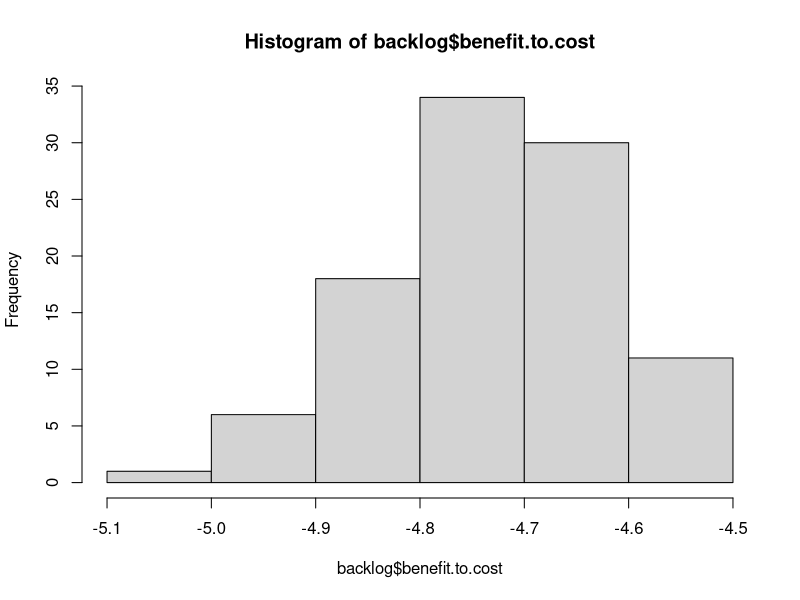
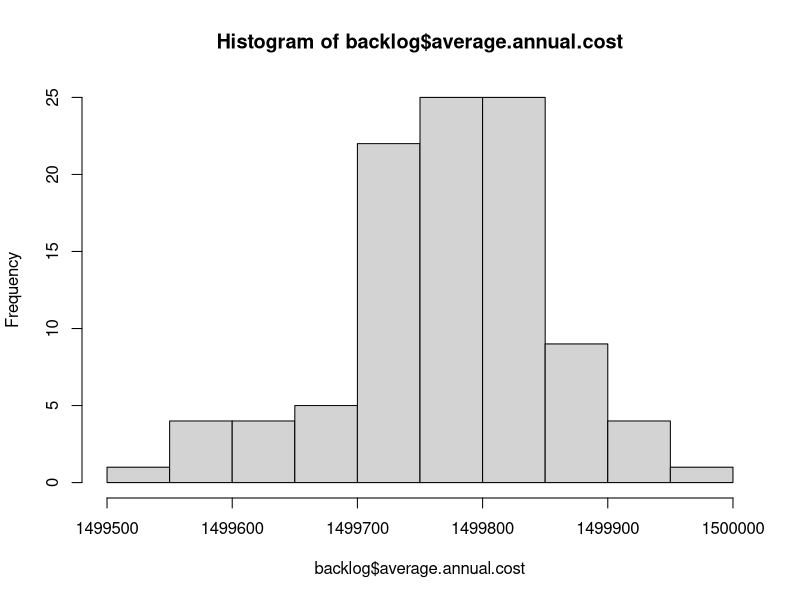
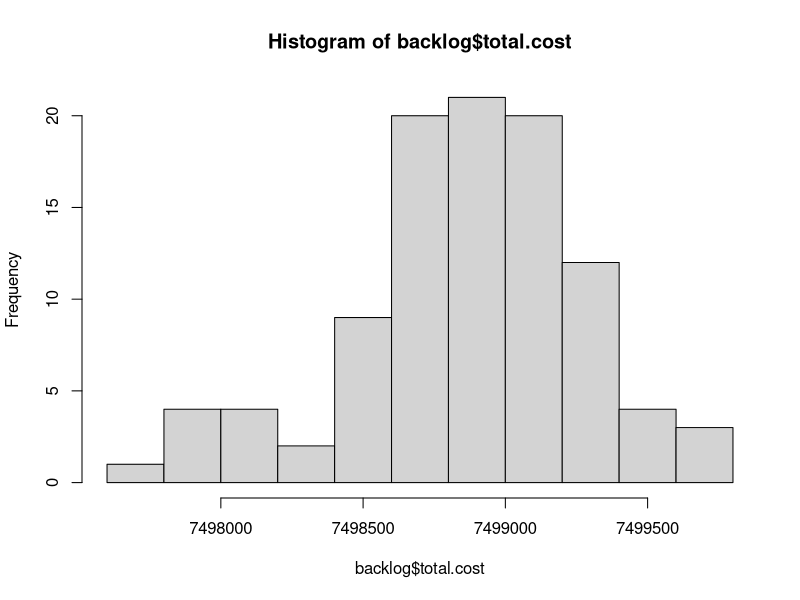
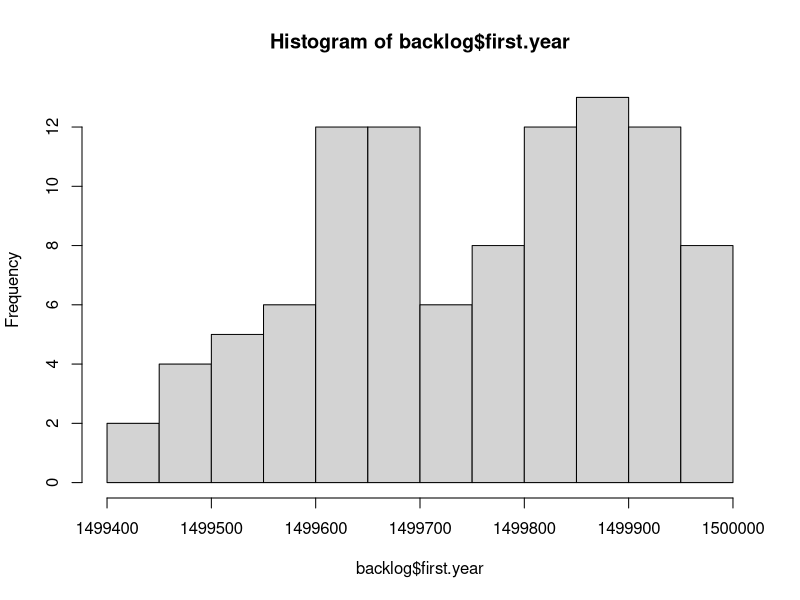

The R script that drew these images, in order: (Note: this script raises an error after producing the figures.)
# Read Me ####
# This code analyzes data from FST, the City's pavement consultant
# It models the cost and PCI degredation in order to optimize pavement decisions
# OCI value = PCI.  Note these scores are from November 2012.
# Created By Daniel Hadley

# Considerations: 
# 1. The knapsack approximates an optimal outcome, but needs to be inspected in cases where the 
# limit is low,E.g., http://oucsace.cs.ohiou.edu/~razvan/courses/cs4040/lecture16.pdf
# 2. The model makes assumptions about the differences in PCI reset of various treatment types.
# It assumes that patching only resets to PCI + 6, for example. 

library("plyr")


# Import data ####
setwd("K:/Somerstat/Common/Data/2014 StreetStat/PCI_Code")
# setwd ("~/Documents/Git/PCI_Code") #at home
d <- read.csv("PCI.csv")


# Create new variables #### 
d$sq.ft <- d$PavementWi * d$Length # Sq. Feet
d$sq.yd <- d$sq.ft * 0.111111 # Sq. Yards


# Functions needed for the model: ####
# f(Age) = PCI, f(PCI) = AGE, f(Age, Pave, Old PCI) = New PCI 
# f(PCI) = AGE, f(PCI) = Cost, f(knapsack) = pave 

# f(Age) = PCI
# Referenes below
# http://onlinepubs.trb.org/onlinepubs/conferences/2012/assetmgmt/presentations/Data-A-Ramirez-Flores-Chang-Albitres.pdf
# https://repository.tamu.edu/bitstream/handle/1969.1/ETD-TAMU-2009-05-317/DESHMUKH-THESIS.pdf?sequence=2
# http://www.mylongview.com/modules/showdocument.aspx?documentid=631
# See AnalyzePCI.R
PCIf <- function(AGE){ 
  PCI <- ifelse(d$Functional == "CO - Collector", 100 - (106/((log(79/AGE))^(1/.48))),
                ifelse(d$Functional == "AR - Arterial", 100 - (109/((log(88/AGE))^(1/.58))),
                       100 - (97/((log(110/AGE))^(1/.61)))
                ))
  return(PCI)
}


# f(PCI, Function, Sq.yd) = Cost 
Costf <- function(OCI, Functional, sq.yd){ 
  Cost <- ifelse((OCI >= 68) & (OCI < 88), 1.8,
         ifelse((OCI >= 47) & (OCI < 68), 18.50,
                ifelse((OCI >= 25) & (OCI < 47) & (Functional == "RT - Residential Local"), 76.80,
                       ifelse((OCI >= 25) & (OCI < 47) & (Functional == "RE - Residential Dead End"), 76.80,
                              ifelse((OCI >= 25) & (OCI < 47) & (Functional == "CO - Collector" ), 91.10,
                                     ifelse((OCI >= 25) & (OCI < 47) & (Functional == "AR - Arterial"), 91.10,
                                            ifelse((OCI >= 0) & (OCI < 25) & (Functional == "RT - Residential Local"), 139.80,
                                                   ifelse((OCI >= 0) & (OCI < 25) & (Functional == "RE - Residential Dead End"), 139.80,
                                                          ifelse((OCI >= 0) & (OCI < 25) & (Functional == "CO - Collector"), 147.70,
                                                                 ifelse((OCI >= 0) & (OCI < 25) & (Functional == "AR - Arterial"), 162.10,
                                                                        ifelse(OCI >= 88, 0, 360)))))))))))
  return(Cost*sq.yd)
}


#f(Pave, Previous Year's Moritorium) = Moritorium
Moritoriumf <- function(Pave, MoritoriumX){
  Moritorium <- ifelse(Pave == 1, 1, 
                       ifelse((MoritoriumX > 0) & (MoritoriumX < 3), 1 + MoritoriumX,
                              0 
                              ))
  return(Moritorium)
}


# f(PCI) = delta
# This takes the current PCI and calculates the difference between that and the PCI post treatment
# This is essentially the "value" in the knapsack algo
# The penultimate line ensures that during the moratorium (3 years after work is done), that
# street is not selected for maintenance yet
Deltaf <- function(OldOCI, sq.yd, Moratorium){ 
   Delta <- ifelse((OldOCI >= 68) & (OldOCI < 88) & (Moratorium == 0), ((OldOCI + 8) * sq.yd) - (OldOCI * sq.yd),
                   ifelse((OldOCI >= 47) & (OldOCI < 68) & (Moratorium == 0), ((OldOCI + 7) * sq.yd) - (OldOCI * sq.yd),
                   # why + 8 and +9: http//www.ci.san-ramon.ca.us/engr/pavement.html
                   ifelse((OldOCI >= 25) & (OldOCI < 47) & (Moratorium == 0), (96 * sq.yd) - (OldOCI * sq.yd),
                          ifelse(Moratorium != 0, 0, 
                          (100 * sq.yd) - (OldOCI * sq.yd)
                                 ))))                      
  return(Delta)
}


# # f(value, weight, limit ) = pave. This is the OLD Pave function
# # This is a greedy approximation to the Knapsack algorithm
# knapsack <- function(value, weight, limit){
#   benefit.to.cost <- value / weight #Create ratio
#   df = data.frame(value, weight, benefit.to.cost) # turn it into a DF
#   df$ID <- (1:nrow(df)) # add ID to resort later
#   df <- df[with(df, order(-benefit.to.cost)), ] # Sort by benefit.to.cost
#   rownames(df) <- NULL # Reset the row names for easier indexing
#   df$total.weight <- ifelse(cumsum(df$weight) <= limit, cumsum(df$weight), 0) # Add first items that fit
#   # I need to add a break here if nothing fits in the bag on the first pass
#   for(i in 2:nrow(df)){ #Start in row 2 because some values have been added above
#     df$total.weight[i] <- ifelse(df$weight[i] + df$total.weight[i-1] <= limit, # If adding won't go over limit
#                                  df$weight[i] + df$total.weight[i-1], df$total.weight[i-1]) # If it will, keep Weight the same
#   }
#   df$add <- 0
#   df$add[1] <- ifelse(df$total.weight[1] > 0, 1, 0)
#   for(i in 2:nrow(df)){ #Start in row 2 
#     df$add[i] <- ifelse(df$total.weight[i] > df$total.weight[i-1], 1, 0) # 1 if it has been added
#   }
#   df$add <- ifelse(df$benefit.to.cost == 0, 0, df$add) #To avoid paving streets under moratorium
#   df$add <- ifelse(df$value == 0, 0, df$add)
#   df <- df[with(df, order(ID)), ] # Resort by ID
#   rownames(df) <- NULL # Reset the row names for easier indexing
#   return(df$add)
# }


# f(value, weight, limit preventive maintenance, limit reconstruction) = pave. This is the basic Pave function
# This is a greedy approximation to the Knapsack algorithm
knapsack <- function(value, weight, limitPM, limitR, PCI){
  benefit.to.cost <- value / weight #Create ratio
  df = data.frame(value, weight, benefit.to.cost, PCI) # turn it into a DF
  df$ID <- (1:nrow(df)) # add ID to resort later
  df <- df[with(df, order(-benefit.to.cost)), ] # Sort by benefit.to.cost
  rownames(df) <- NULL # Reset the row names for easier indexing
  df$total.weight <- ifelse(cumsum(df$weight) <= limitPM, cumsum(df$weight), 0) # Add first items that fit
  # I need to add a break here if nothing fits in the bag on the first pass
  for(i in 2:nrow(df)){ #Start in row 2 because some values have been added above
    df$total.weight[i] <- ifelse(df$weight[i] + df$total.weight[i-1] <= limitPM, # If adding won't go over limit
                                 df$weight[i] + df$total.weight[i-1], df$total.weight[i-1]) # If it will, keep Weight the same
  }
  df$add <- 0
  df$add[1] <- ifelse(df$total.weight[1] > 0, 1, 0)
  for(i in 2:nrow(df)){ #Start in row 2 
    df$add[i] <- ifelse(df$total.weight[i] > df$total.weight[i-1], 1, 0) # 1 if it has been added
  }
  df$add <- ifelse(df$benefit.to.cost == 0, 0, df$add) #To avoid paving streets under moratorium
  df$add <- ifelse(df$value == 0, 0, df$add)
  # Now do it all again for full reconstruction of the worst streets
  df <- df[with(df, order(PCI)), ] # Sort by PCI
  rownames(df) <- NULL # Reset the row names for easier indexing
  df$total.weight.a <- ifelse(cumsum(df$weight) <= limitR, cumsum(df$weight), 0) # Add first items that fit
  # I need to add a break here if nothing fits in the bag on the first pass
  for(i in 2:nrow(df)){ #Start in row 2 because some values have been added above
    df$total.weight.a[i] <- ifelse(df$weight[i] + df$total.weight.a[i-1] <= limitR, # If adding won't go over limit
                                 df$weight[i] + df$total.weight.a[i-1], df$total.weight.a[i-1]) # If it will, keep Weight the same
  }
  df$add.a <- 0
  df$add.a[1] <- ifelse(df$total.weight.a[1] > 0, 1, 0)
  for(i in 2:nrow(df)){ #Start in row 2 
    df$add.a[i] <- ifelse(df$total.weight.a[i] > df$total.weight.a[i-1], 1, 0) # 1 if it has been added
  }
  df$add.a <- ifelse(df$benefit.to.cost == 0, 0, df$add.a) #To avoid paving streets under moratorium
  df$add.a <- ifelse(df$value == 0, 0, df$add.a)
  # now resort
  df <- df[with(df, order(ID)), ] # Resort by ID
  rownames(df) <- NULL # Reset the row names for easier indexing
  df$pave <- ifelse((df$add == 1) | (df$add.a == 1), 1, 0)
  return(df$pave)
}


# f(Age, Pave, Old PCI) = New PCI
# See AnalyzePCI.R
NewPCIf <- function(AGE, Pave, OldOCI){
  NewPCI <- ifelse((OldOCI >= 68) & (OldOCI < 88) & (Pave == 1), OldOCI + 8,
                   # why + 7: http//www.ci.san-ramon.ca.us/engr/pavement.html
                   ifelse((OldOCI >= 47) & (OldOCI < 68) & (Pave == 1), OldOCI + 7,
                          ifelse((OldOCI >= 25) & (OldOCI < 47) & (Pave == 1), 96, 
                                 # http://www.mylongview.com/modules/showdocument.aspx?documentid=631
                                 ifelse((OldOCI >= 0) & (OldOCI < 25) & (Pave == 1), 100,
                                        ifelse((d$Functional == "CO - Collector") & (Pave == 0), 100 - (106/((log(79/AGE))^(1/.48))),
                                               ifelse((d$Functional == "AR - Arterial") & (Pave == 0), 100 - (109/((log(88/AGE))^(1/.58))),
                                                      100 - (97/((log(110/AGE))^(1/.61)))
                                 ))))))                      
  return(NewPCI)
}


# f(NewPCI) = New Age
Agef <- function(NewPCI){
  NewAge <- ifelse((d$Functional == "CO - Collector"), 79*(2.71828^(-9.37879/(100-NewPCI)^0.48)),
                   ifelse((d$Functional == "AR - Arterial"), 88*(2.71828^(-15.1952/(100-NewPCI)^0.58)),
                          110*(2.71828^(-16.2904/(100-NewPCI)^0.61))
                   ))
                   
  return(NewAge)
}


# Final model ####

  d$Age <- Agef(d$OCI) # Estimated age in Nov 2012
  d$backlog <- Costf(d$OCI, d$Functional, d$sq.yd) # Backlog in Nov 2012
  d$Moritorium <- 0 # Hold for three years between routine maintenance 
  d$Delta.a <- Deltaf(d$OCI, d$sq.yd, d$Moritorium) # Difference between old OCI and potential OCI
  d$Pave.a <- knapsack(d$Delta.a, d$backlog, 1000000, 1000000, d$OCI) # Pave or not in spring 2013
  d$cost.a <- ifelse(d$Pave.a == 1, Costf(d$OCI, d$Functional, d$sq.yd),0) #The cost to pave the selected streets
  d$Moritorium.a <- Moritoriumf(d$Pave.a, d$Moritorium) #if work has been done, hold for 3 years
  d$Age.Tmp <- (1 + d$Age) #Temporary to do the new PCI calculation
  d$PCI.a <-  NewPCIf(d$Age.Tmp, d$Pave.a, d$OCI)
  d$Age.a <- Agef(d$PCI.a) # The new "age" in Nov 2013. E.g., crack and seal streets are not brand new.
d$backlog.a <- Costf(d$PCI.a, d$Functional, d$sq.yd) #Backlog in Nov 2013
  d$Delta.b <- Deltaf(d$PCI.a, d$sq.yd, d$Moritorium.a)
  d$Pave.b <- knapsack(d$Delta.b, d$backlog.a, 1000000, 1000000, d$PCI.a)
  d$cost.b <- ifelse(d$Pave.b == 1, Costf(d$PCI.a, d$Functional, d$sq.yd),0)
  d$Moritorium.b <- Moritoriumf(d$Pave.b, d$Moritorium.a)
  d$Age.Tmp <- (1 + d$Age.a) 
  d$PCI.b <-  NewPCIf(d$Age.Tmp, d$Pave.b, d$PCI.a)
  d$Age.b <- Agef(d$PCI.b)
d$backlog.b <- Costf(d$PCI.b, d$Functional, d$sq.yd)
  d$Delta.c <- Deltaf(d$PCI.b, d$sq.yd, d$Moritorium.b)
  d$Pave.c <- knapsack(d$Delta.c, d$backlog.b, 1000000, 1000000, d$PCI.b)
  d$cost.c <- ifelse(d$Pave.c == 1, Costf(d$PCI.b, d$Functional, d$sq.yd),0)
  d$Moritorium.c <- Moritoriumf(d$Pave.c, d$Moritorium.b)
  d$Age.Tmp <- (1 + d$Age.b) 
  d$PCI.c <-  NewPCIf(d$Age.Tmp, d$Pave.c, d$PCI.b)
  d$Age.c <- Agef(d$PCI.c)
d$backlog.c <- Costf(d$PCI.c, d$Functional, d$sq.yd)
  d$Delta.d <- Deltaf(d$PCI.c, d$sq.yd, d$Moritorium.c)
  d$Pave.d <- knapsack(d$Delta.d, d$backlog.c, 1000000, 1000000, d$PCI.c)
  d$cost.d <- ifelse(d$Pave.d == 1, Costf(d$PCI.c, d$Functional, d$sq.yd),0)
  d$Moritorium.d <- Moritoriumf(d$Pave.d, d$Moritorium.c)
  d$Age.Tmp <- (1 + d$Age.c) 
  d$PCI.d <-  NewPCIf(d$Age.Tmp, d$Pave.d, d$PCI.c)
  d$Age.d <- Agef(d$PCI.d)
d$backlog.d <- Costf(d$PCI.d, d$Functional, d$sq.yd)
  d$Delta.e <- Deltaf(d$PCI.d, d$sq.yd, d$Moritorium.d)
  d$Pave.e <- knapsack(d$Delta.e, d$backlog.d, 1000000, 1000000, d$PCI.d)
  d$cost.e <- ifelse(d$Pave.e == 1, Costf(d$PCI.d, d$Functional, d$sq.yd),0)
  d$Moritorium.e <- Moritoriumf(d$Pave.e, d$Moritorium.d)
  d$Age.Tmp <- (1 + d$Age.d) 
  d$PCI.e <-  NewPCIf(d$Age.Tmp, d$Pave.e, d$PCI.d)
  d$Age.e <- Agef(d$PCI.e)
d$backlog.e <- Costf(d$PCI.e, d$Functional, d$sq.yd)


# Final model wrapped in a function ####

# f(n) = output
Modelf <- function(n){
  d$Age <- Agef(d$OCI) # Estimated age in Nov 2012
  d$backlog <- Costf(d$OCI, d$Functional, d$sq.yd) # Backlog in Nov 2012
  d$Moritorium <- 0 # Hold for three years between routine maintenance 
  d$Delta.a <- Deltaf(d$OCI, d$sq.yd, d$Moritorium) # Difference between old OCI and potential OCI
  d$Pave.a <- knapsack(d$Delta.a, d$backlog, 1000000, 1000000, d$OCI) # Pave or not in spring 2013
  d$cost.a <- ifelse(d$Pave.a == 1, Costf(d$OCI, d$Functional, d$sq.yd),0) #The cost to pave the selected streets
  d$Moritorium.a <- Moritoriumf(d$Pave.a, d$Moritorium) #if work has been done, hold for 3 years
  d$Age.Tmp <- (1 + d$Age) #Temporary to do the new PCI calculation
  d$PCI.a <-  NewPCIf(d$Age.Tmp, d$Pave.a, d$OCI)
  d$Age.a <- Agef(d$PCI.a) # The new "age" in Nov 2013. E.g., crack and seal streets are not brand new.
  d$backlog.a <- Costf(d$PCI.a, d$Functional, d$sq.yd) #Backlog in Nov 2013
  d$Delta.b <- Deltaf(d$PCI.a, d$sq.yd, d$Moritorium.a)
  d$Pave.b <- knapsack(d$Delta.b, d$backlog.a, 1000000, 1000000, d$PCI.a)
  d$cost.b <- ifelse(d$Pave.b == 1, Costf(d$PCI.a, d$Functional, d$sq.yd),0)
  d$Moritorium.b <- Moritoriumf(d$Pave.b, d$Moritorium.a)
  d$Age.Tmp <- (1 + d$Age.a) 
  d$PCI.b <-  NewPCIf(d$Age.Tmp, d$Pave.b, d$PCI.a)
  d$Age.b <- Agef(d$PCI.b)
  d$backlog.b <- Costf(d$PCI.b, d$Functional, d$sq.yd)
  d$Delta.c <- Deltaf(d$PCI.b, d$sq.yd, d$Moritorium.b)
  d$Pave.c <- knapsack(d$Delta.c, d$backlog.b, 1000000, 1000000, d$PCI.b)
  d$cost.c <- ifelse(d$Pave.c == 1, Costf(d$PCI.b, d$Functional, d$sq.yd),0)
  d$Moritorium.c <- Moritoriumf(d$Pave.c, d$Moritorium.b)
  d$Age.Tmp <- (1 + d$Age.b) 
  d$PCI.c <-  NewPCIf(d$Age.Tmp, d$Pave.c, d$PCI.b)
  d$Age.c <- Agef(d$PCI.c)
  d$backlog.c <- Costf(d$PCI.c, d$Functional, d$sq.yd)
  d$Delta.d <- Deltaf(d$PCI.c, d$sq.yd, d$Moritorium.c)
  d$Pave.d <- knapsack(d$Delta.d, d$backlog.c, 1000000, 1000000, d$PCI.c)
  d$cost.d <- ifelse(d$Pave.d == 1, Costf(d$PCI.c, d$Functional, d$sq.yd),0)
  d$Moritorium.d <- Moritoriumf(d$Pave.d, d$Moritorium.c)
  d$Age.Tmp <- (1 + d$Age.c) 
  d$PCI.d <-  NewPCIf(d$Age.Tmp, d$Pave.d, d$PCI.c)
  d$Age.d <- Agef(d$PCI.d)
  d$backlog.d <- Costf(d$PCI.d, d$Functional, d$sq.yd)
  d$Delta.e <- Deltaf(d$PCI.d, d$sq.yd, d$Moritorium.d)
  d$Pave.e <- knapsack(d$Delta.e, d$backlog.d, 1000000, 1000000, d$PCI.d)
  d$cost.e <- ifelse(d$Pave.e == 1, Costf(d$PCI.d, d$Functional, d$sq.yd),0)
  d$Moritorium.e <- Moritoriumf(d$Pave.e, d$Moritorium.d)
  d$Age.Tmp <- (1 + d$Age.d) 
  d$PCI.e <-  NewPCIf(d$Age.Tmp, d$Pave.e, d$PCI.d)
  d$Age.e <- Agef(d$PCI.e)
  d$backlog.e <- Costf(d$PCI.e, d$Functional, d$sq.yd)
#   Now create the outputs
backlog <- sum(d$backlog.e)
backlog.reduction <- (sum(d$backlog)) - (sum(d$backlog.e))
total.cost <- sum(d$cost.a, d$cost.b, d$cost.c, d$cost.d, d$cost.e)
benefit.to.cost <- backlog.reduction / total.cost
average.annual.cost <- ((sum(d$cost.a)) + (sum(d$cost.b)) + (sum(d$cost.c)) + 
                          (sum(d$cost.d)) + (sum(d$cost.e))) / 5
first.year <- sum(d$cost.a)
output <- list(backlog, backlog.reduction, total.cost, benefit.to.cost, average.annual.cost, first.year)
return(output)
}

Modelf(1)


# Stochastic Model for comparison ####
# f(value, weight, limit ) = pave. 
# This is a greedy approximation to the Knapsack algorithm
knapsack <- function(value, weight, limit){
  benefit.to.cost <- sample(1:573, 573, replace=F) #Instead of real ratio, make it random
  df = data.frame(value, weight, benefit.to.cost) # turn it into a DF
  df$ID <- (1:nrow(df)) # add ID to resort later
  df <- df[with(df, order(-benefit.to.cost)), ] # Sort by benefit.to.cost
  rownames(df) <- NULL # Reset the row names for easier indexing
  df$total.weight <- ifelse(cumsum(df$weight) <= limit, cumsum(df$weight), 0) # Add first items that fit
  # I need to add a break here if nothing fits in the bag on the first pass
  for(i in 2:nrow(df)){ #Start in row 2 because some values have been added above
    df$total.weight[i] <- ifelse(df$weight[i] + df$total.weight[i-1] <= limit, # If adding won't go over limit
                                 df$weight[i] + df$total.weight[i-1], df$total.weight[i-1]) # If it will, keep Weight the same
  }
  df$add <- 0
  df$add[1] <- ifelse(df$total.weight[1] > 0, 1, 0)
  for(i in 2:nrow(df)){ #Start in row 2 
    df$add[i] <- ifelse(df$total.weight[i] > df$total.weight[i-1], 1, 0) # 1 if it has been added
  }
  df <- df[with(df, order(ID)), ] # Resort by ID
  rownames(df) <- NULL # Reset the row names for easier indexing
  return(df$add)
}


Modelf <- function(n){
  d$Age <- Agef(d$OCI) # Estimated age in Nov 2012
  d$backlog <- Costf(d$OCI, d$Functional, d$sq.yd) # Backlog in Nov 2012
  d$Moritorium <- 0 # Hold for three years between routine maintenance 
  d$Delta.a <- Deltaf(d$OCI, d$sq.yd, d$Moritorium) # Difference between old OCI and potential OCI
  d$Pave.a <- knapsack(d$Delta.a, d$backlog, 1500000) # Pave or not in spring 2013
  d$cost.a <- ifelse(d$Pave.a == 1, Costf(d$OCI, d$Functional, d$sq.yd),0) #The cost to pave the selected streets
  d$Moritorium.a <- Moritoriumf(d$Pave.a, d$Moritorium) #if work has been done, hold for 3 years
  d$Age.Tmp <- (1 + d$Age) #Temporary to do the new PCI calculation
  d$PCI.a <-  NewPCIf(d$Age.Tmp, d$Pave.a, d$OCI)
  d$Age.a <- Agef(d$PCI.a) # The new "age" in Nov 2013. E.g., crack and seal streets are not brand new.
  d$backlog.a <- Costf(d$PCI.a, d$Functional, d$sq.yd) #Backlog in Nov 2013
  d$Delta.b <- Deltaf(d$PCI.a, d$sq.yd, d$Moritorium.a)
  d$Pave.b <- knapsack(d$Delta.b, d$backlog.a, 1500000)
  d$cost.b <- ifelse(d$Pave.b == 1, Costf(d$PCI.a, d$Functional, d$sq.yd),0)
  d$Moritorium.b <- Moritoriumf(d$Pave.b, d$Moritorium.a)
  d$Age.Tmp <- (1 + d$Age.a) 
  d$PCI.b <-  NewPCIf(d$Age.Tmp, d$Pave.b, d$PCI.a)
  d$Age.b <- Agef(d$PCI.b)
  d$backlog.b <- Costf(d$PCI.b, d$Functional, d$sq.yd)
  d$Delta.c <- Deltaf(d$PCI.b, d$sq.yd, d$Moritorium.b)
  d$Pave.c <- knapsack(d$Delta.c, d$backlog.b, 1500000)
  d$cost.c <- ifelse(d$Pave.c == 1, Costf(d$PCI.b, d$Functional, d$sq.yd),0)
  d$Moritorium.c <- Moritoriumf(d$Pave.c, d$Moritorium.b)
  d$Age.Tmp <- (1 + d$Age.b) 
  d$PCI.c <-  NewPCIf(d$Age.Tmp, d$Pave.c, d$PCI.b)
  d$Age.c <- Agef(d$PCI.c)
  d$backlog.c <- Costf(d$PCI.c, d$Functional, d$sq.yd)
  d$Delta.d <- Deltaf(d$PCI.c, d$sq.yd, d$Moritorium.c)
  d$Pave.d <- knapsack(d$Delta.d, d$backlog.c, 1500000)
  d$cost.d <- ifelse(d$Pave.d == 1, Costf(d$PCI.c, d$Functional, d$sq.yd),0)
  d$Moritorium.d <- Moritoriumf(d$Pave.d, d$Moritorium.c)
  d$Age.Tmp <- (1 + d$Age.c) 
  d$PCI.d <-  NewPCIf(d$Age.Tmp, d$Pave.d, d$PCI.c)
  d$Age.d <- Agef(d$PCI.d)
  d$backlog.d <- Costf(d$PCI.d, d$Functional, d$sq.yd)
  d$Delta.e <- Deltaf(d$PCI.d, d$sq.yd, d$Moritorium.d)
  d$Pave.e <- knapsack(d$Delta.e, d$backlog.d, 1500000)
  d$cost.e <- ifelse(d$Pave.e == 1, Costf(d$PCI.d, d$Functional, d$sq.yd),0)
  d$Moritorium.e <- Moritoriumf(d$Pave.e, d$Moritorium.d)
  d$Age.Tmp <- (1 + d$Age.d) 
  d$PCI.e <-  NewPCIf(d$Age.Tmp, d$Pave.e, d$PCI.d)
  d$Age.e <- Agef(d$PCI.e)
  d$backlog.e <- Costf(d$PCI.e, d$Functional, d$sq.yd)
  #   Now create the outputs
  backlog <- sum(d$backlog.e)
  backlog.reduction <- (sum(d$backlog)) - (sum(d$backlog.e))
  total.cost <- sum(d$cost.a, d$cost.b, d$cost.c, d$cost.d, d$cost.e)
  benefit.to.cost <- backlog.reduction / total.cost
  average.annual.cost <- ((sum(d$cost.a)) + (sum(d$cost.b)) + (sum(d$cost.c)) + 
                            (sum(d$cost.d)) + (sum(d$cost.e))) / 5
  first.year <- sum(d$cost.a)
  output <- list(backlog, backlog.reduction, total.cost, benefit.to.cost, average.annual.cost, first.year)
  return(output)
}

Modelf(1)

# Now run the function X number of times
# http://stats.stackexchange.com/questions/7999/how-to-efficiently-repeat-a-function-on-a-data-set-in-r
library("plyr")
l <- alply(cbind(rep(100,100),rep(20,10)),1,Modelf)
backlog <- data.frame(matrix(unlist(l), nrow=100, byrow=T))
colnames(backlog) <- c("backlog", "backlog.reduction", "total.cost", "benefit.to.cost", 
                       "average.annual.cost", "first.year")

hist(backlog$benefit.to.cost)
hist(backlog$average.annual.cost)
hist(backlog$total.cost)
hist(backlog$first.year)


# Final model for comparison to consultant: cap = $2m + $2m worst streets  ####
# Backlog after 5 years for consultant spending $4.5 m is $81,115,018 m.

# f(n) = output
Modelf <- function(n){
  d$Age <- Agef(d$OCI) # Estimated age in Nov 2012
  d$backlog <- Costf(d$OCI, d$Functional, d$sq.yd) # Backlog in Nov 2012
  d$Moritorium <- 0 # Hold for three years between routine maintenance 
  d$Delta.a <- Deltaf(d$OCI, d$sq.yd, d$Moritorium) # Difference between old OCI and potential OCI
  d$Pave.a <- knapsack(d$Delta.a, d$backlog, 2000000, 2000000, d$OCI) # Pave or not in spring 2013
  d$cost.a <- ifelse(d$Pave.a == 1, Costf(d$OCI, d$Functional, d$sq.yd),0) #The cost to pave the selected streets
  d$Moritorium.a <- Moritoriumf(d$Pave.a, d$Moritorium) #if work has been done, hold for 3 years
  d$Age.Tmp <- (1 + d$Age) #Temporary to do the new PCI calculation
  d$PCI.a <-  NewPCIf(d$Age.Tmp, d$Pave.a, d$OCI)
  d$Age.a <- Agef(d$PCI.a) # The new "age" in Nov 2013. E.g., crack and seal streets are not brand new.
  d$backlog.a <- Costf(d$PCI.a, d$Functional, d$sq.yd) #Backlog in Nov 2013
  d$Delta.b <- Deltaf(d$PCI.a, d$sq.yd, d$Moritorium.a)
  d$Pave.b <- knapsack(d$Delta.b, d$backlog.a, 2000000, 2000000, d$PCI.a)
  d$cost.b <- ifelse(d$Pave.b == 1, Costf(d$PCI.a, d$Functional, d$sq.yd),0)
  d$Moritorium.b <- Moritoriumf(d$Pave.b, d$Moritorium.a)
  d$Age.Tmp <- (1 + d$Age.a) 
  d$PCI.b <-  NewPCIf(d$Age.Tmp, d$Pave.b, d$PCI.a)
  d$Age.b <- Agef(d$PCI.b)
  d$backlog.b <- Costf(d$PCI.b, d$Functional, d$sq.yd)
  d$Delta.c <- Deltaf(d$PCI.b, d$sq.yd, d$Moritorium.b)
  d$Pave.c <- knapsack(d$Delta.c, d$backlog.b, 2000000, 2000000, d$PCI.b)
  d$cost.c <- ifelse(d$Pave.c == 1, Costf(d$PCI.b, d$Functional, d$sq.yd),0)
  d$Moritorium.c <- Moritoriumf(d$Pave.c, d$Moritorium.b)
  d$Age.Tmp <- (1 + d$Age.b) 
  d$PCI.c <-  NewPCIf(d$Age.Tmp, d$Pave.c, d$PCI.b)
  d$Age.c <- Agef(d$PCI.c)
  d$backlog.c <- Costf(d$PCI.c, d$Functional, d$sq.yd)
  d$Delta.d <- Deltaf(d$PCI.c, d$sq.yd, d$Moritorium.c)
  d$Pave.d <- knapsack(d$Delta.d, d$backlog.c, 2000000, 2000000, d$PCI.c)
  d$cost.d <- ifelse(d$Pave.d == 1, Costf(d$PCI.c, d$Functional, d$sq.yd),0)
  d$Moritorium.d <- Moritoriumf(d$Pave.d, d$Moritorium.c)
  d$Age.Tmp <- (1 + d$Age.c) 
  d$PCI.d <-  NewPCIf(d$Age.Tmp, d$Pave.d, d$PCI.c)
  d$Age.d <- Agef(d$PCI.d)
  d$backlog.d <- Costf(d$PCI.d, d$Functional, d$sq.yd)
  d$Delta.e <- Deltaf(d$PCI.d, d$sq.yd, d$Moritorium.d)
  d$Pave.e <- knapsack(d$Delta.e, d$backlog.d, 2000000, 2000000, d$PCI.d)
  d$cost.e <- ifelse(d$Pave.e == 1, Costf(d$PCI.d, d$Functional, d$sq.yd),0)
  d$Moritorium.e <- Moritoriumf(d$Pave.e, d$Moritorium.d)
  d$Age.Tmp <- (1 + d$Age.d) 
  d$PCI.e <-  NewPCIf(d$Age.Tmp, d$Pave.e, d$PCI.d)
  d$Age.e <- Agef(d$PCI.e)
  d$backlog.e <- Costf(d$PCI.e, d$Functional, d$sq.yd)
  #   Now create the outputs
  backlog <- sum(d$backlog.e)
  backlog.reduction <- (sum(d$backlog)) - (sum(d$backlog.e))
  total.cost <- sum(d$cost.a, d$cost.b, d$cost.c, d$cost.d, d$cost.e)
  benefit.to.cost <- backlog.reduction / total.cost
  average.annual.cost <- ((sum(d$cost.a)) + (sum(d$cost.b)) + (sum(d$cost.c)) + 
                            (sum(d$cost.d)) + (sum(d$cost.e))) / 5
  first.year <- sum(d$cost.a)
  output <- list(backlog, backlog.reduction, total.cost, benefit.to.cost, average.annual.cost, first.year)
  return(output)
}

Modelf(1)


# Here are the Streets that DPW did in 2013 ####
Modelf <- function(n){
  d$Age <- Agef(d$OCI) # Estimated age in Nov 2012
  d$backlog <- Costf(d$OCI, d$Functional, d$sq.yd) # Backlog in Nov 2012
  d$Moritorium <- 0 # Hold for three years between routine maintenance 
  d$Delta.a <- Deltaf(d$OCI, d$sq.yd, d$Moritorium) # Difference between old OCI and potential OCI
  ## The following list is missing the private ways and the part of Shore they did. Was it all Shore?
  d$Pave.a <- ifelse(d$STREETNAME %in% c('ALBION ST' , 'ALBION TERR', 'BELMONT SQ', 'HAMMOND ST',
                                         'MORGAN ST', 'WHEELER ST', 'WYATT ST', 'YORKTOWN ST'), 1, 0)
  d$cost.a <- ifelse(d$Pave.a == 1, Costf(d$OCI, d$Functional, d$sq.yd),0) #The cost to pave the selected streets
  d$Moritorium.a <- Moritoriumf(d$Pave.a, d$Moritorium) #if work has been done, hold for 3 years
  d$Age.Tmp <- (1 + d$Age) #Temporary to do the new PCI calculation
  d$PCI.a <-  NewPCIf(d$Age.Tmp, d$Pave.a, d$OCI)
  d$Age.a <- Agef(d$PCI.a) # The new "age" in Nov 2013. E.g., crack and seal streets are not brand new.
  d$backlog.a <- Costf(d$PCI.a, d$Functional, d$sq.yd) #Backlog in Nov 2013
  d$Delta.b <- Deltaf(d$PCI.a, d$sq.yd, d$Moritorium.a)
  d$Pave.b <- knapsack(d$Delta.b, d$backlog.a, 1000000, 1000000, d$PCI.a)
  d$cost.b <- ifelse(d$Pave.b == 1, Costf(d$PCI.a, d$Functional, d$sq.yd),0)
  d$Moritorium.b <- Moritoriumf(d$Pave.b, d$Moritorium.a)
  d$Age.Tmp <- (1 + d$Age.a) 
  d$PCI.b <-  NewPCIf(d$Age.Tmp, d$Pave.b, d$PCI.a)
  d$Age.b <- Agef(d$PCI.b)
  d$backlog.b <- Costf(d$PCI.b, d$Functional, d$sq.yd)
  d$Delta.c <- Deltaf(d$PCI.b, d$sq.yd, d$Moritorium.b)
  d$Pave.c <- knapsack(d$Delta.c, d$backlog.b, 1000000, 1000000, d$PCI.b)
  d$cost.c <- ifelse(d$Pave.c == 1, Costf(d$PCI.b, d$Functional, d$sq.yd),0)
  d$Moritorium.c <- Moritoriumf(d$Pave.c, d$Moritorium.b)
  d$Age.Tmp <- (1 + d$Age.b) 
  d$PCI.c <-  NewPCIf(d$Age.Tmp, d$Pave.c, d$PCI.b)
  d$Age.c <- Agef(d$PCI.c)
  d$backlog.c <- Costf(d$PCI.c, d$Functional, d$sq.yd)
  d$Delta.d <- Deltaf(d$PCI.c, d$sq.yd, d$Moritorium.c)
  d$Pave.d <- knapsack(d$Delta.d, d$backlog.c, 1000000, 1000000, d$PCI.c)
  d$cost.d <- ifelse(d$Pave.d == 1, Costf(d$PCI.c, d$Functional, d$sq.yd),0)
  d$Moritorium.d <- Moritoriumf(d$Pave.d, d$Moritorium.c)
  d$Age.Tmp <- (1 + d$Age.c) 
  d$PCI.d <-  NewPCIf(d$Age.Tmp, d$Pave.d, d$PCI.c)
  d$Age.d <- Agef(d$PCI.d)
  d$backlog.d <- Costf(d$PCI.d, d$Functional, d$sq.yd)
  d$Delta.e <- Deltaf(d$PCI.d, d$sq.yd, d$Moritorium.d)
  d$Pave.e <- knapsack(d$Delta.e, d$backlog.d, 1000000, 1000000, d$PCI.d)
  d$cost.e <- ifelse(d$Pave.e == 1, Costf(d$PCI.d, d$Functional, d$sq.yd),0)
  d$Moritorium.e <- Moritoriumf(d$Pave.e, d$Moritorium.d)
  d$Age.Tmp <- (1 + d$Age.d) 
  d$PCI.e <-  NewPCIf(d$Age.Tmp, d$Pave.e, d$PCI.d)
  d$Age.e <- Agef(d$PCI.e)
  d$backlog.e <- Costf(d$PCI.e, d$Functional, d$sq.yd)
return(sum(d$backlog))
}


# Stochastic Model (random spending number) to see return on investment ####

Modelf <- function(n){
  random <- runif(1, min=10000, max=3000000)
  d$Age <- Agef(d$OCI) # Estimated age in Nov 2012
  d$backlog <- Costf(d$OCI, d$Functional, d$sq.yd) # Backlog in Nov 2012
  d$Moritorium <- 0 # Hold for three years between routine maintenance 
  d$Delta.a <- Deltaf(d$OCI, d$sq.yd, d$Moritorium) # Difference between old OCI and potential OCI
  d$Pave.a <- knapsack(d$Delta.a, d$backlog, random, random, d$OCI) # Pave or not in spring 2013
  d$cost.a <- ifelse(d$Pave.a == 1, Costf(d$OCI, d$Functional, d$sq.yd),0) #The cost to pave the selected streets
  d$Moritorium.a <- Moritoriumf(d$Pave.a, d$Moritorium) #if work has been done, hold for 3 years
  d$Age.Tmp <- (1 + d$Age) #Temporary to do the new PCI calculation
  d$PCI.a <-  NewPCIf(d$Age.Tmp, d$Pave.a, d$OCI)
  d$Age.a <- Agef(d$PCI.a) # The new "age" in Nov 2013. E.g., crack and seal streets are not brand new.
  d$backlog.a <- Costf(d$PCI.a, d$Functional, d$sq.yd) #Backlog in Nov 2013
  d$Delta.b <- Deltaf(d$PCI.a, d$sq.yd, d$Moritorium.a)
  d$Pave.b <- knapsack(d$Delta.b, d$backlog.a, random, random, d$PCI.a)
  d$cost.b <- ifelse(d$Pave.b == 1, Costf(d$PCI.a, d$Functional, d$sq.yd),0)
  d$Moritorium.b <- Moritoriumf(d$Pave.b, d$Moritorium.a)
  d$Age.Tmp <- (1 + d$Age.a) 
  d$PCI.b <-  NewPCIf(d$Age.Tmp, d$Pave.b, d$PCI.a)
  d$Age.b <- Agef(d$PCI.b)
  d$backlog.b <- Costf(d$PCI.b, d$Functional, d$sq.yd)
  d$Delta.c <- Deltaf(d$PCI.b, d$sq.yd, d$Moritorium.b)
  d$Pave.c <- knapsack(d$Delta.c, d$backlog.b, random, random, d$PCI.b)
  d$cost.c <- ifelse(d$Pave.c == 1, Costf(d$PCI.b, d$Functional, d$sq.yd),0)
  d$Moritorium.c <- Moritoriumf(d$Pave.c, d$Moritorium.b)
  d$Age.Tmp <- (1 + d$Age.b) 
  d$PCI.c <-  NewPCIf(d$Age.Tmp, d$Pave.c, d$PCI.b)
  d$Age.c <- Agef(d$PCI.c)
  d$backlog.c <- Costf(d$PCI.c, d$Functional, d$sq.yd)
  d$Delta.d <- Deltaf(d$PCI.c, d$sq.yd, d$Moritorium.c)
  d$Pave.d <- knapsack(d$Delta.d, d$backlog.c, random, random, d$PCI.c)
  d$cost.d <- ifelse(d$Pave.d == 1, Costf(d$PCI.c, d$Functional, d$sq.yd),0)
  d$Moritorium.d <- Moritoriumf(d$Pave.d, d$Moritorium.c)
  d$Age.Tmp <- (1 + d$Age.c) 
  d$PCI.d <-  NewPCIf(d$Age.Tmp, d$Pave.d, d$PCI.c)
  d$Age.d <- Agef(d$PCI.d)
  d$backlog.d <- Costf(d$PCI.d, d$Functional, d$sq.yd)
  d$Delta.e <- Deltaf(d$PCI.d, d$sq.yd, d$Moritorium.d)
  d$Pave.e <- knapsack(d$Delta.e, d$backlog.d, random, random, d$PCI.d)
  d$cost.e <- ifelse(d$Pave.e == 1, Costf(d$PCI.d, d$Functional, d$sq.yd),0)
  d$Moritorium.e <- Moritoriumf(d$Pave.e, d$Moritorium.d)
  d$Age.Tmp <- (1 + d$Age.d) 
  d$PCI.e <-  NewPCIf(d$Age.Tmp, d$Pave.e, d$PCI.d)
  d$Age.e <- Agef(d$PCI.e)
  d$backlog.e <- Costf(d$PCI.e, d$Functional, d$sq.yd)
  #   Now create the outputs
  random <- random
  backlog <- sum(d$backlog.e)
  backlog.reduction <- (sum(d$backlog)) - (sum(d$backlog.e))
  total.cost <- sum(d$cost.a, d$cost.b, d$cost.c, d$cost.d, d$cost.e)
  benefit.to.cost <- backlog.reduction / total.cost
  average.annual.cost <- ((sum(d$cost.a)) + (sum(d$cost.b)) + (sum(d$cost.c)) + 
                            (sum(d$cost.d)) + (sum(d$cost.e))) / 5
  first.year <- sum(d$cost.a)
  output <- list(backlog, backlog.reduction, total.cost, benefit.to.cost, 
                 average.annual.cost, first.year, random)
  return(output)
}

Modelf(1)

# Now run the function X number of times
# http://stats.stackexchange.com/questions/7999/how-to-efficiently-repeat-a-function-on-a-data-set-in-r
library("plyr")
l <- alply(cbind(rep(1000,1000),rep(20,10)),1,Modelf)
backlog <- data.frame(matrix(unlist(l), nrow=1000, byrow=T))
colnames(backlog) <- c("backlog", "backlog.reduction", "total.cost", "benefit.to.cost", 
                       "average.annual.cost", "first.year", "PMSpending")

hist(backlog$benefit.to.cost)
hist(backlog$average.annual.cost)
hist(backlog$total.cost)
hist(backlog$first.year)


# Here are the Streets that DPW did in 2013 + a Model of worst first at historic levels ####
Modelf <- function(n){
  d$Age <- Agef(d$OCI) # Estimated age in Nov 2012
  d$backlog <- Costf(d$OCI, d$Functional, d$sq.yd) # Backlog in Nov 2012
  d$Moritorium <- 0 # Hold for three years between routine maintenance 
  d$Delta.a <- Deltaf(d$OCI, d$sq.yd, d$Moritorium) # Difference between old OCI and potential OCI
  ## The following list is missing the private ways and the part of Shore they did. Was it all Shore?
  d$Pave.a <- ifelse(d$STREETNAME %in% c('ALBION ST' , 'ALBION TERR', 'BELMONT SQ', 'HAMMOND ST',
                                         'MORGAN ST', 'WHEELER ST', 'WYATT ST', 'YORKTOWN ST'), 1, 0)
  d$cost.a <- ifelse(d$Pave.a == 1, Costf(d$OCI, d$Functional, d$sq.yd),0) #The cost to pave the selected streets
  d$Moritorium.a <- Moritoriumf(d$Pave.a, d$Moritorium) #if work has been done, hold for 3 years
  d$Age.Tmp <- (1 + d$Age) #Temporary to do the new PCI calculation
  d$PCI.a <-  NewPCIf(d$Age.Tmp, d$Pave.a, d$OCI)
  d$Age.a <- Agef(d$PCI.a) # The new "age" in Nov 2013. E.g., crack and seal streets are not brand new.
  d$backlog.a <- Costf(d$PCI.a, d$Functional, d$sq.yd) #Backlog in Nov 2013
  d$Delta.b <- Deltaf(d$PCI.a, d$sq.yd, d$Moritorium.a)
  d$Pave.b <- knapsack(d$Delta.b, d$backlog.a, 0, 1200000, d$PCI.a)
  d$cost.b <- ifelse(d$Pave.b == 1, Costf(d$PCI.a, d$Functional, d$sq.yd),0)
  d$Moritorium.b <- Moritoriumf(d$Pave.b, d$Moritorium.a)
  d$Age.Tmp <- (1 + d$Age.a) 
  d$PCI.b <-  NewPCIf(d$Age.Tmp, d$Pave.b, d$PCI.a)
  d$Age.b <- Agef(d$PCI.b)
  d$backlog.b <- Costf(d$PCI.b, d$Functional, d$sq.yd)
  d$Delta.c <- Deltaf(d$PCI.b, d$sq.yd, d$Moritorium.b)
  d$Pave.c <- knapsack(d$Delta.c, d$backlog.b, 0, 1200000, d$PCI.b)
  d$cost.c <- ifelse(d$Pave.c == 1, Costf(d$PCI.b, d$Functional, d$sq.yd),0)
  d$Moritorium.c <- Moritoriumf(d$Pave.c, d$Moritorium.b)
  d$Age.Tmp <- (1 + d$Age.b) 
  d$PCI.c <-  NewPCIf(d$Age.Tmp, d$Pave.c, d$PCI.b)
  d$Age.c <- Agef(d$PCI.c)
  d$backlog.c <- Costf(d$PCI.c, d$Functional, d$sq.yd)
  d$Delta.d <- Deltaf(d$PCI.c, d$sq.yd, d$Moritorium.c)
  d$Pave.d <- knapsack(d$Delta.d, d$backlog.c, 0, 1200000, d$PCI.c)
  d$cost.d <- ifelse(d$Pave.d == 1, Costf(d$PCI.c, d$Functional, d$sq.yd),0)
  d$Moritorium.d <- Moritoriumf(d$Pave.d, d$Moritorium.c)
  d$Age.Tmp <- (1 + d$Age.c) 
  d$PCI.d <-  NewPCIf(d$Age.Tmp, d$Pave.d, d$PCI.c)
  d$Age.d <- Agef(d$PCI.d)
  d$backlog.d <- Costf(d$PCI.d, d$Functional, d$sq.yd)
  d$Delta.e <- Deltaf(d$PCI.d, d$sq.yd, d$Moritorium.d)
  d$Pave.e <- knapsack(d$Delta.e, d$backlog.d, 0, 1200000, d$PCI.d)
  d$cost.e <- ifelse(d$Pave.e == 1, Costf(d$PCI.d, d$Functional, d$sq.yd),0)
  d$Moritorium.e <- Moritoriumf(d$Pave.e, d$Moritorium.d)
  d$Age.Tmp <- (1 + d$Age.d) 
  d$PCI.e <-  NewPCIf(d$Age.Tmp, d$Pave.e, d$PCI.d)
  d$Age.e <- Agef(d$PCI.e)
  d$backlog.e <- Costf(d$PCI.e, d$Functional, d$sq.yd)
  return(sum(d$backlog))
}


# Visualizations ####
library(ggplot2)

my.theme <- 
  theme(plot.background = element_blank(), # Remove background
        panel.grid.major = element_blank(), # Remove gridlines
        panel.grid.minor = element_blank(), # Remove more gridlines
        panel.border = element_blank(), # Remove border
        panel.background = element_blank(), # Remove more background
        axis.ticks = element_blank(), # Remove axis ticks
        axis.text=element_text(size=24), # Enlarge axis text font
        axis.title=element_text(size=26), # Enlarge axis title font
        plot.title=element_text(size=42, hjust=0) # Enlarge, left-align title
        #,axis.text.x = element_text(angle=60, hjust = 1) # Uncomment if X-axis unreadable 
  )

p <- qplot(OCI, weight = sq.yd, data = d, geom = "histogram", alpha=I(.7), main="Data By Year", ylab="Col2 Count")
p + my.theme

p <- qplot(PCI.a, weight = sq.yd, data = d, geom = "histogram", alpha=I(.7), main="Data By Year", ylab="Col2 Count")
p + my.theme

p <- qplot(PCI.b, weight = sq.yd, data = d, geom = "histogram", alpha=I(.7), main="Data By Year", ylab="Col2 Count")
p + my.theme

p <- qplot(PCI.c, weight = sq.yd, data = d, geom = "histogram", alpha=I(.7), main="Data By Year", ylab="Col2 Count")
p + my.theme

p <- qplot(PCI.d, weight = sq.yd, data = d, geom = "histogram", alpha=I(.7), main="Data By Year", ylab="Col2 Count")
p + my.theme

p <- qplot(PCI.e, weight = sq.yd, data = d, geom = "histogram", alpha=I(.7), main="Data By Year", ylab="Col2 Count")
p + my.theme
